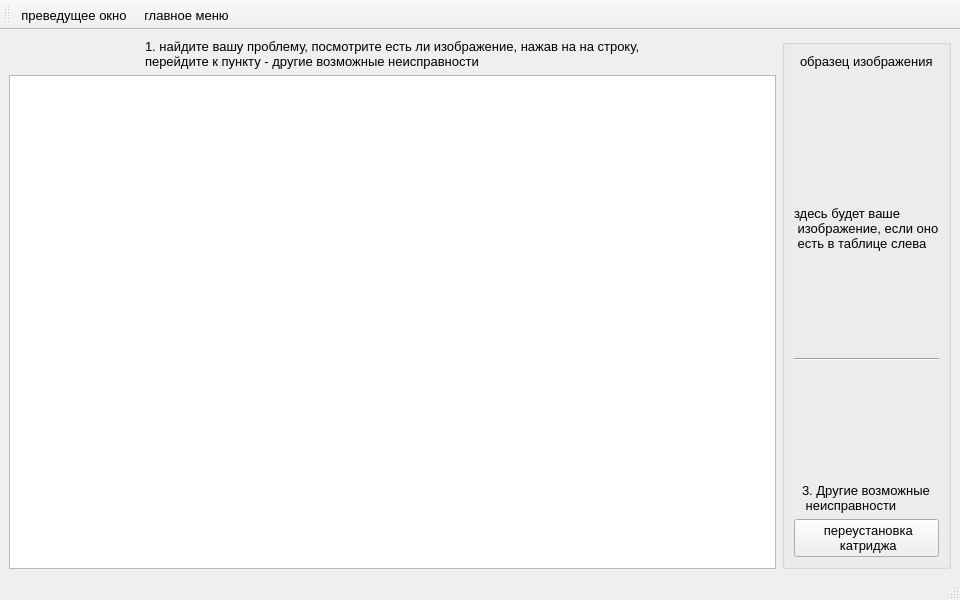
<?xml version="1.0" encoding="UTF-8"?>
<ui version="4.0">
 <class>emptyimage</class>
 <widget class="QMainWindow" name="emptyimage">
  <property name="geometry">
   <rect>
    <x>0</x>
    <y>0</y>
    <width>960</width>
    <height>600</height>
   </rect>
  </property>
  <property name="font">
   <font>
    <pointsize>10</pointsize>
   </font>
  </property>
  <property name="windowTitle">
   <string>MainWindow</string>
  </property>
  <widget class="QWidget" name="centralwidget">
   <layout class="QGridLayout" name="gridLayout_2">
    <item row="0" column="0">
     <layout class="QGridLayout" name="gridLayout">
      <item row="0" column="0">
       <layout class="QVBoxLayout" name="verticalLayout">
        <item alignment="Qt::AlignHCenter">
         <widget class="QLabel" name="label_2">
          <property name="text">
           <string>1. найдите вашу проблему, посмотрите есть ли изображение, нажав на на строку, 
перейдите к пункту - другие возможные неисправности</string>
          </property>
         </widget>
        </item>
        <item>
         <widget class="QTableView" name="emptyim">
          <property name="font">
           <font>
            <pointsize>10</pointsize>
           </font>
          </property>
         </widget>
        </item>
       </layout>
      </item>
      <item row="0" column="1">
       <widget class="QGroupBox" name="groupBox">
        <layout class="QVBoxLayout" name="verticalLayout_2">
         <item>
          <layout class="QVBoxLayout" name="verticalLayout_6">
           <item alignment="Qt::AlignHCenter|Qt::AlignTop">
            <widget class="QLabel" name="label_3">
             <property name="text">
              <string>образец изображения</string>
             </property>
            </widget>
           </item>
           <item alignment="Qt::AlignHCenter|Qt::AlignTop">
            <widget class="QLabel" name="lpic_2">
             <property name="text">
              <string>здесь будет ваше
 изображение, если оно
 есть в таблице слева</string>
             </property>
            </widget>
           </item>
           <item>
            <widget class="Line" name="line">
             <property name="orientation">
              <enum>Qt::Horizontal</enum>
             </property>
            </widget>
           </item>
           <item alignment="Qt::AlignHCenter|Qt::AlignBottom">
            <widget class="QLabel" name="label_5">
             <property name="text">
              <string>3. Другие возможные
 неисправности</string>
             </property>
            </widget>
           </item>
           <item>
            <widget class="QPushButton" name="katrig">
             <property name="text">
              <string> переустановка
 катриджа</string>
             </property>
            </widget>
           </item>
          </layout>
         </item>
        </layout>
       </widget>
      </item>
     </layout>
    </item>
   </layout>
  </widget>
  <widget class="QMenuBar" name="menubar">
   <property name="geometry">
    <rect>
     <x>0</x>
     <y>0</y>
     <width>960</width>
     <height>21</height>
    </rect>
   </property>
  </widget>
  <widget class="QStatusBar" name="statusbar"/>
  <widget class="QToolBar" name="toolBar">
   <property name="windowTitle">
    <string>toolBar</string>
   </property>
   <attribute name="toolBarArea">
    <enum>TopToolBarArea</enum>
   </attribute>
   <attribute name="toolBarBreak">
    <bool>false</bool>
   </attribute>
   <addaction name="nazad"/>
   <addaction name="main"/>
  </widget>
  <action name="main">
   <property name="icon">
    <iconset>
     <normaloff>icon/menu.png</normaloff>icon/menu.png</iconset>
   </property>
   <property name="text">
    <string>главное меню</string>
   </property>
  </action>
  <action name="nazad">
   <property name="icon">
    <iconset>
     <normaloff>icon/28.png</normaloff>icon/28.png</iconset>
   </property>
   <property name="text">
    <string>преведущее окно</string>
   </property>
  </action>
 </widget>
 <resources/>
 <connections/>
</ui>
